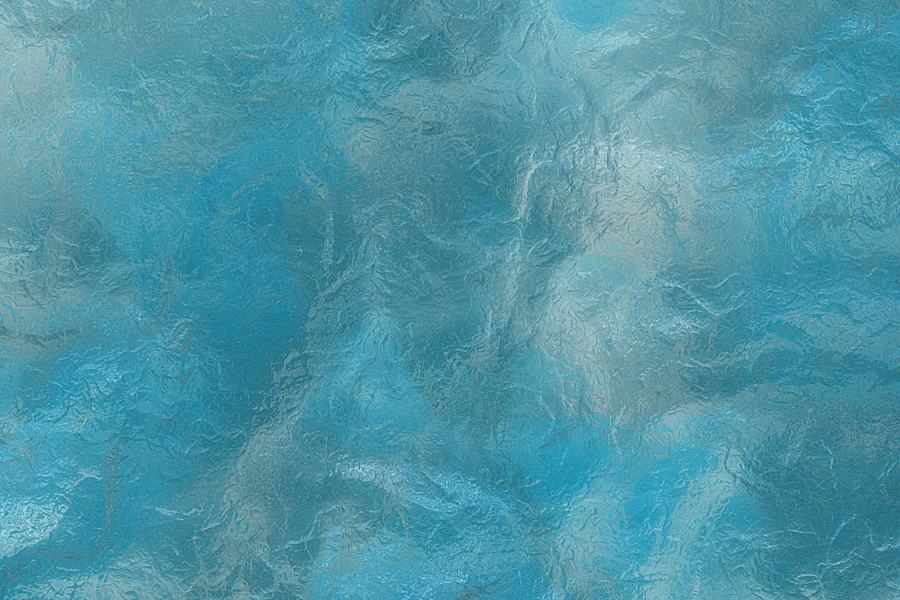
#> input picture image_corruption/frost/frost1.png, 900 x 600 px
$ python -i corruption_methods.py   (imports and definitions only)   (older library calls are emulated)
#> lines starting #> are read from the running program, lines starting #| are printed output that depends on the picture
# -*- coding: utf-8 -*-

"""Image Corruption Methods."""

import logging
import skimage as sk
import numpy as np
from skimage.filters import gaussian
from io import BytesIO
import ctypes
from PIL import Image as PILImage
from PIL import ImageOps
import cv2
from scipy.ndimage import zoom as scizoom
from scipy.ndimage.interpolation import map_coordinates
import warnings
logger = logging.getLogger(__name__)
# [1 line not run here, left out]

try:
    from wand.image import Image as WandImage
    from wand.api import library as wandlibrary

    # Tell Python about the C method
    wandlibrary.MagickMotionBlurImage.argtypes = (ctypes.c_void_p,  # wand
                                                  ctypes.c_double,  # radius
                                                  ctypes.c_double,  # sigma
                                                  ctypes.c_double)  # angle
    # Extend wand.image.Image class to include method signature
    class MotionImage(WandImage):
        def motion_blur(self, radius=0.0, sigma=0.0, angle=0.0):
            wandlibrary.MagickMotionBlurImage(self.wand, radius, sigma, angle)
except ImportError:
    logger.warning("Wand not installed. Some methods will not be available.")


# /////////////// Distortion Helpers ///////////////
# [86 lines left out: functions disk, plasma_fractal, clipped_zoom, not called in this run]


# /////////////// End Distortion Helpers ///////////////


# /////////////// Distortions ///////////////

def blank_image(x, severity=1):
    return np.full(np.array(x).shape, 255, dtype=np.float32)


# [339 lines left out: functions gaussian_noise, shot_noise, impulse_noise, speckle_noise, gaussian_blur, glass_blur and 12 more, not called in this run]


# mod of https://gist.github.com/erniejunior/601cdf56d2b424757de5
def elastic_transform(image, severity=1):
#> called with severity = 1
    c = [(244 * 2, 244 * 0.7, 244 * 0.1),   # 244 should have been 224, but ultimately nothing is incorrect
         (244 * 2, 244 * 0.08, 244 * 0.2),
         (244 * 0.05, 244 * 0.01, 244 * 0.02),
         (244 * 0.07, 244 * 0.01, 244 * 0.02),
         (244 * 0.12, 244 * 0.01, 244 * 0.02)][severity - 1]

    image = np.array(image, dtype=np.float32) / 255.
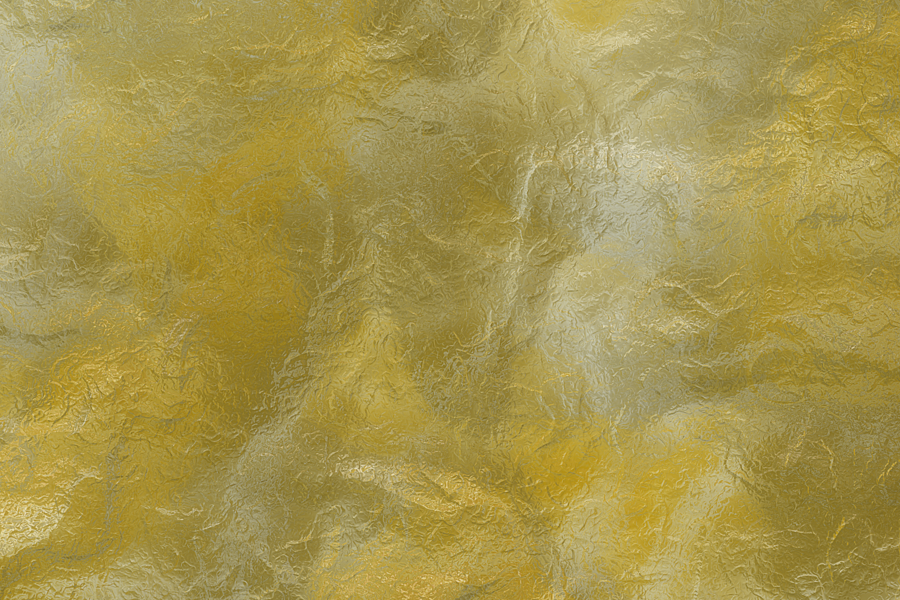
#> image: shape (600, 900, 3) float32; mean of channels 0, 1, 2 0.305, 0.585, 0.65; drawn as B, G, R
    shape = image.shape
#> shape = (600, 900, 3)
    shape_size = shape[:2]
#> shape_size = (600, 900)

    # random affine
    center_square = np.float32(shape_size) // 2
#> center_square = [300, 450]
    square_size = min(shape_size) // 3
#> square_size = 200
    pts1 = np.float32([center_square + square_size,
                       [center_square[0] + square_size, center_square[1] - square_size],
                       center_square - square_size])
#> pts1 = [[500, 650], [500, 250], [100, 250]]
    pts2 = pts1 + np.random.uniform(-c[2], c[2], size=pts1.shape).astype(np.float32)
    M = cv2.getAffineTransform(pts1, pts2)
    image = cv2.warpAffine(image, M, shape_size[::-1], borderMode=cv2.BORDER_REFLECT_101)
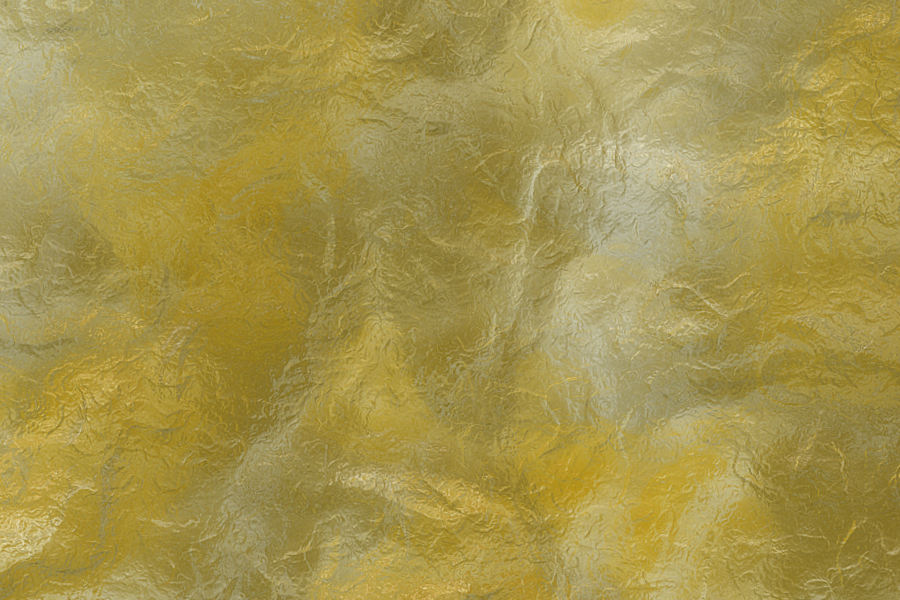
#> image: shape (600, 900, 3) float32; mean of channels 0, 1, 2 0.305, 0.585, 0.65; drawn as B, G, R

    dx = (gaussian(np.random.uniform(-1, 1, size=shape[:2]),
                   c[1], mode='reflect', truncate=3) * c[0]).astype(np.float32)
    dy = (gaussian(np.random.uniform(-1, 1, size=shape[:2]),
                   c[1], mode='reflect', truncate=3) * c[0]).astype(np.float32)
    dx, dy = dx[..., np.newaxis], dy[..., np.newaxis]

    x, y, z = np.meshgrid(np.arange(shape[1]), np.arange(shape[0]), np.arange(shape[2]))
    indices = np.reshape(y + dy, (-1, 1)), np.reshape(x + dx, (-1, 1)), np.reshape(z, (-1, 1))
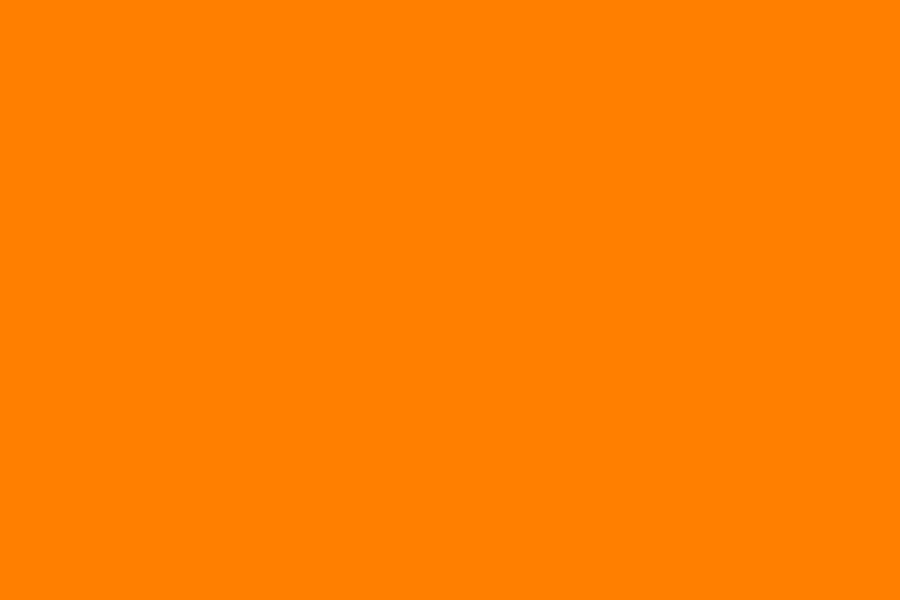
#> z: shape (600, 900, 3) int64; mean of channels 0, 1, 2 0, 1, 2; drawn with min black and max white
    return np.clip(map_coordinates(image, indices, order=1, mode='reflect').reshape(shape), 0, 1) * 255


# /////////////// End Distortions ///////////////

>>> import cv2
>>> picture = cv2.cvtColor(cv2.imread('frost/frost1.png'), cv2.COLOR_BGR2RGB)
>>> result = elastic_transform(picture)
